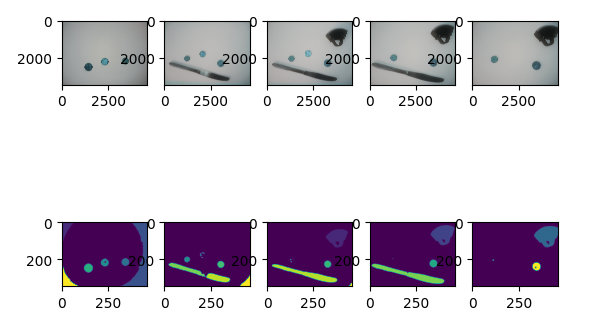
#> input picture 5_images_CCA.png, 614 x 333 px
$ python -i image_processor.py   (imports and definitions only)   (older library calls are emulated)
#> lines starting #> are read from the running program, lines starting #| are printed output that depends on the picture; after the words box and inside, x2 and y2 are one past the last pixel; in counts of white or black regions, pixels touching at a corner belong together
import cv2
from matplotlib import pyplot

from blob_model import Blob

def process_image(image_file_name):
#> called with image_file_name = '../5_images_CCA.png'
    image = cv2.imread(image_file_name)
#> image is the input picture: shape (333, 614, 3); mean B, G, R 214.1, 205, 211.5
    small = cv2.resize(image, (0,0), fx=0.1, fy=0.1)
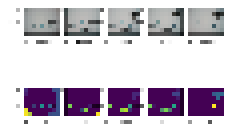
#> small: shape (33, 61, 3) (shown 4 times larger); mean B, G, R 209.4, 199.2, 206.4
    blurred = cv2.GaussianBlur(small,(7,7),cv2.BORDER_DEFAULT)
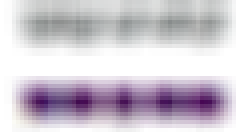
#> blurred: shape (33, 61, 3) (shown 4 times larger); mean B, G, R 208.7, 198.5, 205.8
    gray = cv2.cvtColor(blurred, cv2.COLOR_BGR2GRAY)
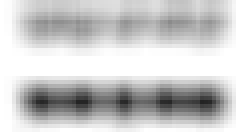
#> gray: shape (33, 61) (shown 4 times larger); min 35, max 255, mean 201.8
    threshold, black_and_white_image = cv2.threshold(gray, 127, 255, cv2.THRESH_BINARY_INV | cv2.THRESH_OTSU)
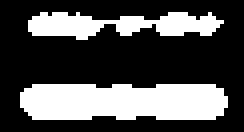
#> black_and_white_image: shape (33, 61) (shown 4 times larger); 31.6% white; 2 white regions, box (x1, y1, x2, y2) and area: (5, 21, 57, 30) 427, (7, 3, 56, 10) 210
#> threshold = 184
    num_labels, labelled_image, label_stats, centroids = cv2.connectedComponentsWithStats(black_and_white_image, 2, cv2.CV_32S)
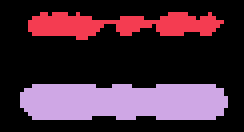
#> labelled_image: shape (33, 61) int32 (shown 4 times larger); 3 distinct labels, from 0 to 2; one colour per label, 0 black
#> num_labels = 3; label_stats = [[0, 0, 61, 33, 1376], [7, 3, 49, 7, 210], [5, 21, 52, 9, 427]]; centroids = [[29.91, 14.78], [29.63, 5.75], [30.48, 24.98]]

    blobs = []
    for l,c in zip(label_stats[1:], centroids[1:]):
        blob = Blob(x=l[cv2.CC_STAT_LEFT],
                    y=l[cv2.CC_STAT_TOP],
                    width=l[cv2.CC_STAT_WIDTH],
                    height=l[cv2.CC_STAT_HEIGHT],
                    area=l[cv2.CC_STAT_AREA],
                    density=int(l[cv2.CC_STAT_AREA]/l[cv2.CC_STAT_WIDTH]),
                    center_x=int(c[0]),
                    center_y=int(c[1]))
        blobs.append(blob)
#> this loop made 2 passes
#> (l, c) on passes 1 to 2: ([7, 3, 49, 7, 210], [29.63, 5.75]), ([5, 21, 52, 9, 427], [30.48, 24.98])
#> after the loop, blobs = 2 items

    return image, labelled_image, blobs

>>> result = process_image('../5_images_CCA.png')
